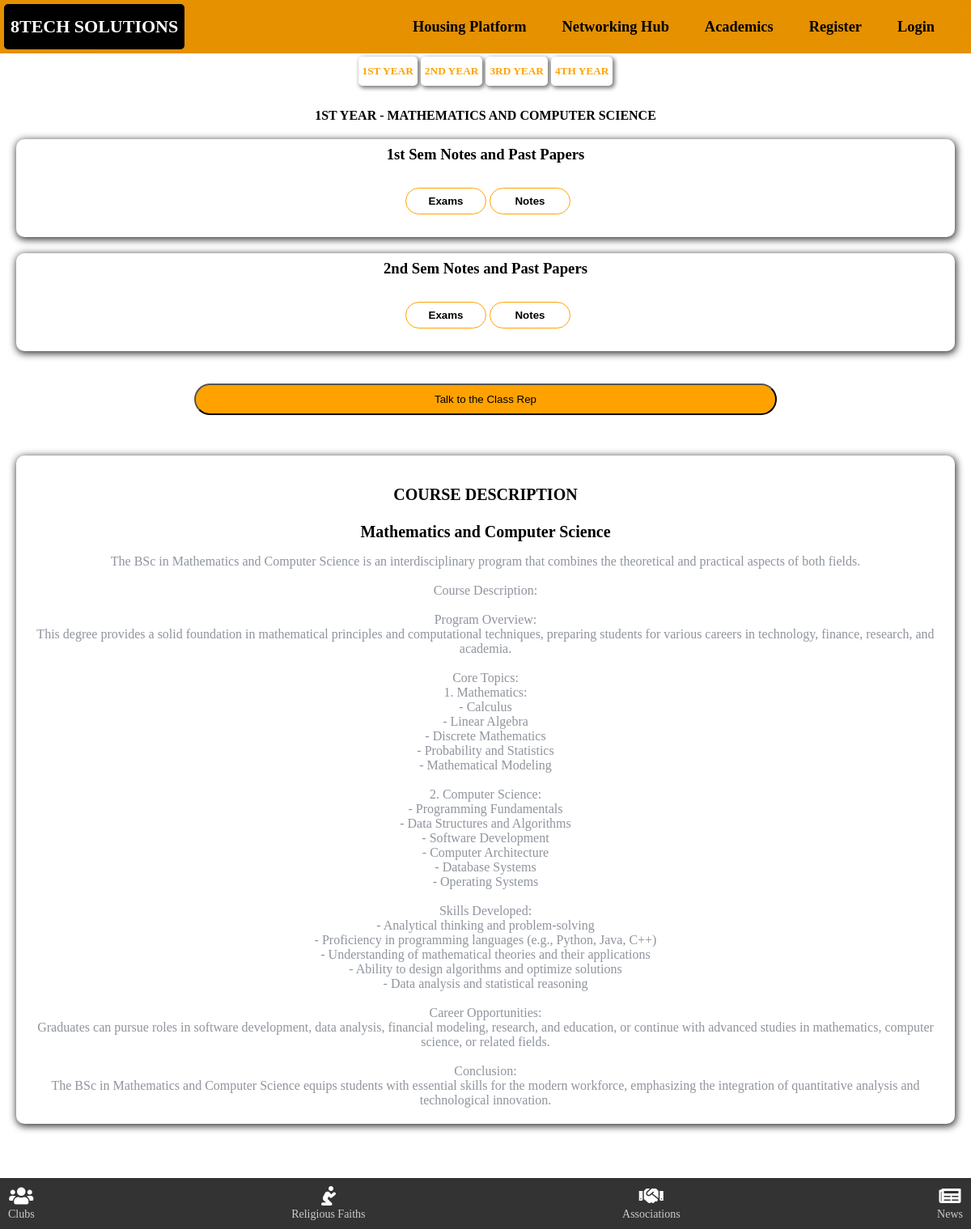
Page /course/Mathematics and Computer Science/ on the committed database.
### academic/models.py (models this page shows, shortened)
class Course(models.Model):
    department = models.ForeignKey(Department, on_delete=models.CASCADE, null=True, blank=True)
    course_name = models.CharField(max_length=200)
    decription = models.TextField(null=True, blank=True)
    firstYear_rep = models.CharField(max_length=100, default='8Tech')
    phone1 = models.CharField(max_length=9, default='113631232')
    secondYear_rep = models.CharField(max_length=100, default='8Tech')
    phone2 = models.CharField(max_length=9, default='113631232')
    thirdYear_rep = models.CharField(max_length=100, default='8Tech')
    phone3 = models.CharField(max_length=9, default='113631232')
    fourthYear_rep = models.CharField(max_length=100, default='8Tech')
    phone4 = models.CharField(max_length=9, default='113631232')
    past_paper = models.CharField(max_length=50, null=True, blank=True)
    pastPaper1_1 = models.ManyToManyField('PastPaper1_1', blank=True)
    pastPaper1_2 = models.ManyToManyField('PastPaper1_2', blank=True)
    pastPaper2_1 = models.ManyToManyField('PastPaper2_1', blank=True)
    pastPaper2_2 = models.ManyToManyField('PastPaper2_2', blank=True)
    pastPaper3_1 = models.ManyToManyField('PastPaper3_1', blank=True)
    pastPaper3_2 = models.ManyToManyField('PastPaper3_2', blank=True)
    pastPaper4_1 = models.ManyToManyField('PastPaper4_1', blank=True)
    pastPaper4_2 = models.ManyToManyField('PastPaper4_2', blank=True)
    notes1_1 = models.ManyToManyField('Notes1_1', blank=True)
    notes1_2 = models.ManyToManyField('Notes1_2', blank=True)
    notes2_1 = models.ManyToManyField('Notes2_1', blank=True)
    notes2_2 = models.ManyToManyField('Notes2_2', blank=True)
    notes3_1 = models.ManyToManyField('Notes3_1', blank=True)
    notes3_2 = models.ManyToManyField('Notes3_2', blank=True)
    notes4_1 = models.ManyToManyField('Notes4_1', blank=True)
    notes4_2 = models.ManyToManyField('Notes4_2', blank=True)

### academic/views.py (the view)
# urls.py: path('course/<str:pk>/', views.course, name='course')
def course(request, pk):
    courseObj = Course.objects.get(course_name=pk)
    pastPaper1_1 = courseObj.pastPaper1_1.all()
    pastPaper1_2 = courseObj.pastPaper1_2.all()
    pastPaper2_1 = courseObj.pastPaper2_1.all()
    pastPaper2_2 = courseObj.pastPaper2_2.all()
    pastPaper3_1 = courseObj.pastPaper3_1.all()
    pastPaper3_2 = courseObj.pastPaper3_2.all()
    pastPaper4_1 = courseObj.pastPaper4_1.all()
    pastPaper4_2 = courseObj.pastPaper4_2.all()
    notes1_1 = courseObj.notes1_1.all()
    notes1_2 = courseObj.notes1_2.all()
    notes2_1 = courseObj.notes2_1.all()
    notes2_2 = courseObj.notes2_2.all()
    notes3_1 = courseObj.notes3_1.all()
    notes3_2 = courseObj.notes3_2.all()
    notes4_1 = courseObj.notes4_1.all()
    notes4_2 = courseObj.notes4_2.all()
    context = {
        'course': courseObj,
        'pastPaper1_1': pastPaper1_1,
        'pastPaper1_2': pastPaper1_2,
        'pastPaper2_1': pastPaper2_1,
        'pastPaper2_2': pastPaper2_2,
        'pastPaper3_1': pastPaper3_1,
        'pastPaper3_2': pastPaper3_2,
        'pastPaper4_1': pastPaper4_1,
        'pastPaper4_2': pastPaper4_2,
        'notes1_1': notes1_1,
        'notes1_2': notes1_2,
        'notes2_1': notes2_1,
        'notes2_2': notes2_2,
        'notes3_1': notes3_1,
        'notes3_2': notes3_2,
        'notes4_1': notes4_1,
        'notes4_2': notes4_2,
        }
    return render(request, 'academic/course.html', context)

### academic/models.py (called while the page is built)
    def __str__(self):
        return self.name

    def __str__(self):
        return self.name

    def __str__(self):
        return self.name

    def __str__(self):
        return self.name

    def __str__(self):
        return self.name

    def __str__(self):
        return self.name

    def __str__(self):
        return self.name

    def __str__(self):
        return self.name

    def __str__(self):
        return self.name

    def __str__(self):
        return self.name

    def __str__(self):
        return self.name

    def __str__(self):
        return self.name

### academic/templates/academic/course.html (shortened to what this page needs)
{% extends 'main.html' %}
{% load static %}
{% block content %}
  <div class="course">
    <div class="acad">
      <nav class="butto">
        <button onclick="showSection('homepage')">1ST YEAR</button>
        <button onclick="showSection('about')">2ND YEAR</button>
        <button onclick="showSection('services')">3RD YEAR</button>
        <button onclick="showSection('contact')">4TH YEAR</button>
      </nav>
      <div id="homepage" class="section active">
        <h2>1ST YEAR - {{ course.course_name }}</h2>
        <div class="sem2">
          <h3>1st Sem Notes and Past Papers</h3>
          <div class="btn">
            <button onclick="showPastPaper1()"><a href="#">Exams</a></button>
            <button onclick="showNote1()"><a href="#">Notes</a></button>
          </div>
        </div>
        <div class="sem2">
          <h3>2nd Sem Notes and Past Papers</h3>
          <div class="btn">
            <button onclick="showPastPapers3()"><a href="#">Exams</a></button>
            <button onclick="showNotes3()"><a href="#">Notes</a></button>
          </div>
        </div>
        <div class="representative">
          <button class="rep"><a href="https://wa.me/+254{{course.phone1}}?text=Hey+{{course.firstYear_rep}},+It's+{{user.username}}+here.">Talk to the Class Rep</a></button>
        </div>
      </div>
    </div>
    <div class="course-description">
      <h2>COURSE DESCRIPTION</h2>
      <h2><a href="/admin/academic/course/{{course.id}}/change/">{{ course.course_name }}</a></h2>
      <p>{{ course.decription|linebreaksbr }}</p>
    </div>
  </div>
{% endblock %}

### static/styles/main.css (style rules this page uses)
* { margin: 0; padding: 0; box-sizing: border-box; text-decoration: none; }

### rows in the picture
Course: course_name "MATHEMATICS AND COMPUTER SCIENCE", course_name "Mathematics and Computer Science", decription "The BSc in Mathematics and Computer Science is an interdisciplinary program that combines the theoretical and practical aspects of both fields. Course Description: Program Overview: This degree provides a solid foundation in mathematical principles and computational techniques, preparing students for various careers in technology, finance, research, and academia. Core Topics: 1. Mathematics: - Calculus - Linear Algebra - Discrete Mathematics - Probability and Statistics - Mathematical Modeling 2. Computer Science: - Programming Fundamentals - Data Structures and Algorithms - Software Development - Computer Architecture - Database Systems - Operating Systems Skills Developed: - Analytical…"
